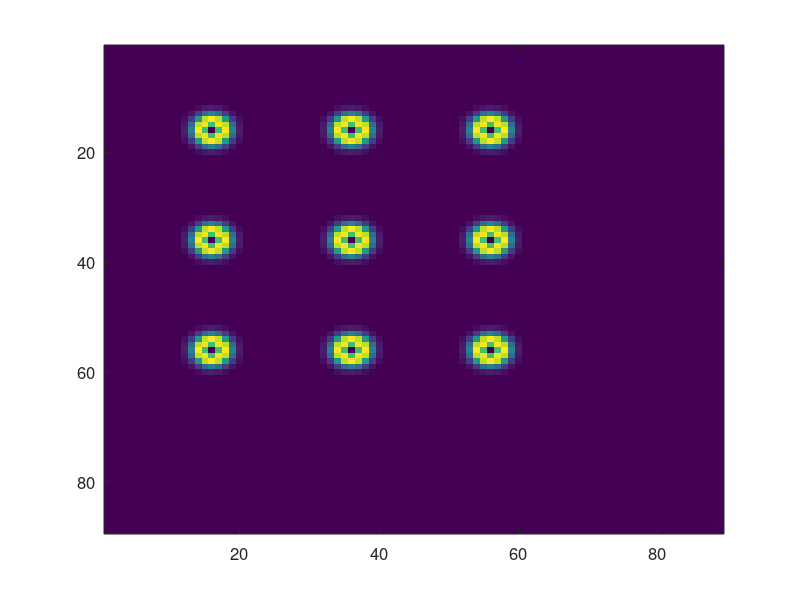
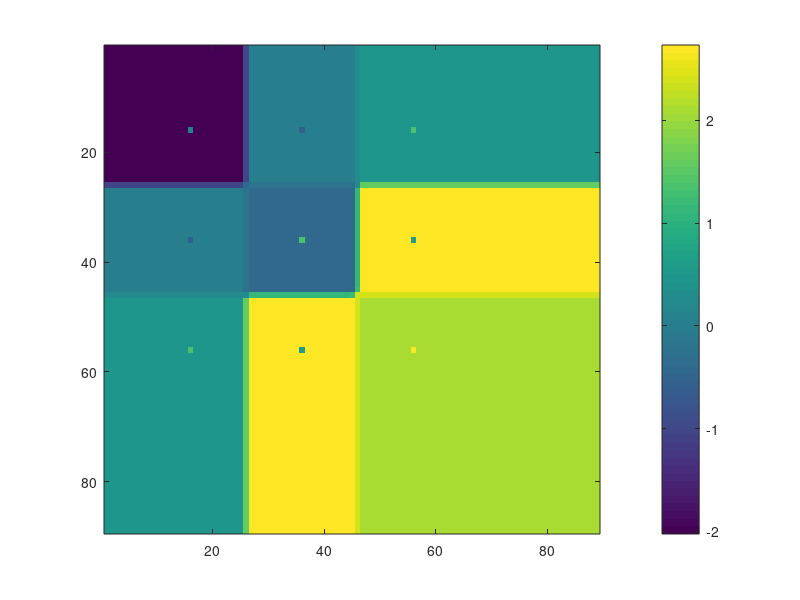

Recreate these plots in MATLAB, in order. (Note: this script raises an error after producing the figures.)
clc;
clear all;
close all;

%% define a backbone
global lambda k AmpImage N M meshSize z;
N = 3; %3by3
space = 200e-6; %Spacing between elements
z = 1000e-6; % Distance of Image plane from the resonator plane

lambda = 1.550e-6;
k = 2 * pi / lambda;

Amp_sample = ones(N,N);
Amp_sample(1,1)=1;
Phase_sample = [-2.02683361958052	0.0368064810044825	0.465120796750885
0.0368064810044825	-0.402838125625603	2.73510393540453
0.465120796750885	2.73510393540453	2.11403205860375];

% sizeOfResonator = 10e-6; %10um.
spotSize = 20e-6;
meshSize = 10000E-9;
spotSizeInner = 15e-6;
boundary = 00e-6;

nearFields{N,N} = 0;

totalMesh = (space + boundary+ spotSize)*(N+1)/meshSize;

[xsNear, ysNear] = meshgrid((0:totalMesh) .* meshSize); % defining near field grid + xN/2

nearField = 0;

%% Generate the sample plane profile
for col = 1:N
    for row = 1:N
        nearFields{row, col} = Amp_sample(row, col) * (exp((-((xsNear - boundary*2 - (col-0.25) * space).^2 ...
        + (ysNear - boundary*2 - (row-0.25) * space).^2) / (spotSize^2)))...
        -exp((-((xsNear - boundary*2 - (col-0.25) * space).^2 + ...
            (ysNear - boundary*2 - (row-0.25) * space).^2) / (spotSizeInner^2))))* exp(1i * Phase_sample(row, col));
        nearField = nearField + nearFields{row, col};
    end
end

figure;
imagesc(abs(nearField));
set(gcf, 'Position', [00, 00, 350, 300])
set(gca,'FontSize', 12) % Font Size

figure;
imagesc(angle(nearField));
colorbar

%% calculate the hologram
E_holo = HologramHelperClass.supperposition(conj(nearField));

figure;
imagesc(abs((E_holo.*E_holo)));
set(gcf, 'Position', [00, 00, 350, 300])
set(gca,'FontSize', 12) % Font Size

figure;
imagesc(angle(E_holo));

